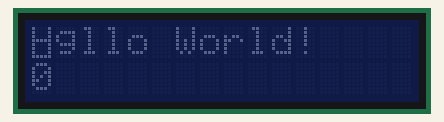
Bench run of a sketch on a simulated Arduino Uno, built with avr-gcc and run on an emulated ATmega328P. Parts: 16×2 character LCD.

Above: at 0.2 s.
At 2.7 s:
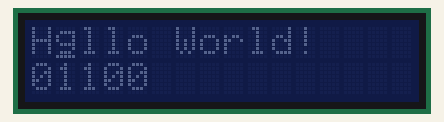
At 5.2 s:
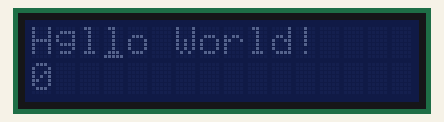
At 10.1 s:
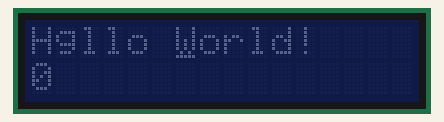
At 15.1 s:
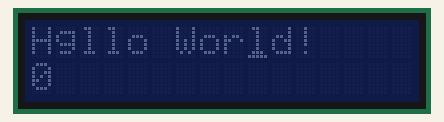
At 19.9 s:
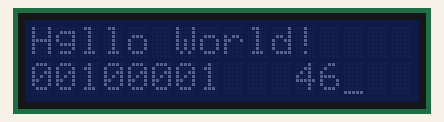

The sketch:

BitParidade.ino
```cpp
/* ========================================================================================================

   Este código é copiado do professor e tem a intenção de demonstra e explicar o bit de paridade.


   Bit de Paridade


   Transmissão de Dados com Arduino comunicação Síncrona


   Autor: Eng. Wagner Rambo  Data: Outubro de 2018

   www.wrkits.com.br | facebook.com/wrkits | youtube.com/user/canalwrkits


  Exemplo de transmissão síncrona

        _   _   _   _   _   _   _   _   _   _   _   _   _
Clock _| |_| |_| |_| |_| |_| |_| |_| |_| |_| |_| |_| |_| |_ ...
              ___         _______     ___     _______
Dado  _______|   |_______|       |___|   |___|       |_____ ...
       0   0   1   0   0   1   1   0   1   0   1   1   0

Paridade: Análise do número de 1's presente na mensagem
É uma forma de detecção de erro em um sistema de comunicação.
Pouca eficiência, no entanto simples de implementar.

Par  (Even) -> bit de paridade é 0
Ímpar (Odd) -> bit de paridade é 1


Bit de Paridade Exemplo H (ASCII Table):

byte 01001000

Comumente utiliza-se o bit menos significativo para representar a paridade

byte H com bit de paridade 1001000 0  <- se 0, não há erro
                           1101000 1  <- se 1, há erro na transmissão


Problema:

byte H com bit de paridade 1001011 0 <- está em 0, porém há DOIS bits errados!


======================================================================================================== */


// ========================================================================================================
// --- Bibliotecas Auxiliares ---
#include <Wire.h>
#include <LiquidCrystal_I2C.h>


// ========================================================================================================
// --- Mapeamento de Hardware ---
#define  tx_data   13
#define  sig_clk   12


// ========================================================================================================
// --- Constantes e Objetos ---
#define  tx_rate   5 //bits por segundo

LiquidCrystal_I2C lcd(0x3F,2,1,0,4,5,6,7,3, POSITIVE);


// ========================================================================================================
// --- Variáveis Globais ---
const char *message = "Hgllo World!";

/*
      H        g        l        l        o      space
   01001000 01100111 01101100 01101100 01101111 00100000

      W        o        r        l        d        !
   01010111 01101111 01110010 01101100 01100100 00100001


*/


int p_count = 0;


// ========================================================================================================
// --- Configurações Iniciais ---
void setup()
{

  pinMode(tx_data, OUTPUT);
  pinMode(sig_clk, OUTPUT);


  lcd.begin(16,2);
  lcd.setBacklight(LOW);
  lcd.setCursor(0,0);
  lcd.print(message);

  for(int i=0; i<strlen(message); i++)
  {
      char tx_byte = message[i];

      //limpa a segunda linha do LCD
      lcd.noCursor();
      lcd.setCursor(0,1);
      lcd.print("        ");
      lcd.setCursor(i,0);
      lcd.cursor();

      for(int j=0; j<8; j++)
      {
          bool tx_bit = tx_byte & (0x80 >> j);

          digitalWrite(tx_data,tx_bit);
          delay((1000/tx_rate) / 2);

          lcd.noCursor();
          lcd.setCursor(j, 1);
          lcd.print(tx_bit ? "1" : "0");
          if(tx_bit) p_count += 1;
          lcd.setCursor(i,0);
          lcd.cursor();


          digitalWrite(sig_clk,  HIGH);
          delay((1000/tx_rate) / 2);
          digitalWrite(sig_clk,   LOW);


      } //end for aninhado

  } //end for


  digitalWrite(tx_data, LOW);

  lcd.setCursor(11,1);
  lcd.print(p_count);


} //end setup


void loop()
{


}
```
